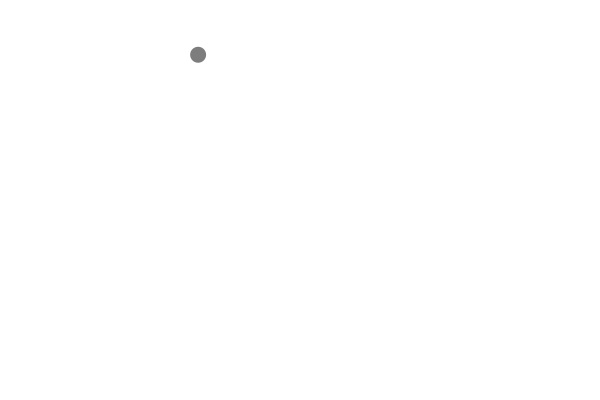
Frame 1 (no input)
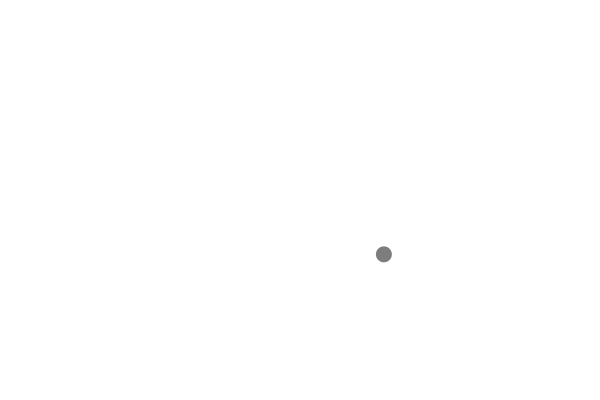
Frame 60 (the mouse pressed at the canvas centre just before this capture)
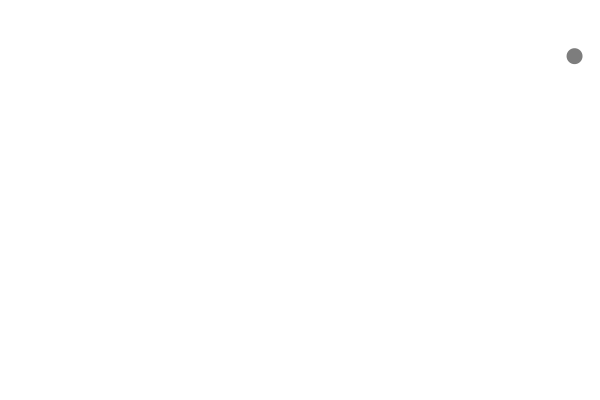
Frame 120 (the mouse held since frame 60 and released just before this capture)

The Processing sketch that drew these frames (run headless with seeded random() and noise(); from frame 60 on, the mouse is pressed at the canvas centre):

// Processing sketch: MoveMover
// ── MoveMover.pde

Mover m;

void setup() {
  size(600, 400);
  m = new Mover();
}

void draw() {
   background(255);
   m.update();
   m.checkEdges();
   m.display();
}

// ── Mover.pde

class Mover {
  PVector velocity;
  PVector location;
  PVector acceleration;
  float topspeed;

  public Mover() {
    topspeed = 5;
    velocity = new PVector(0, 0);
    location = new PVector(random(width/2), random(height/2));
    acceleration = new PVector(-0.001, 0.01);
  }

  public float getLocX() {
    return location.x;
  }

  public float getLocY() {
    return location.y;
  }
  public float getVelX() {
    return velocity.x;
  }
  public float getVelY() {
    return velocity.y;
  }
  public void setVelX(float x) {
    velocity.x = x;
  }
  public void setVelY(float y) {
    velocity.y = y;
  }
  public void update() {
    acceleration = PVector.random2D();
    acceleration.mult(50);
    velocity.add(acceleration);
    velocity.limit(topspeed);
    location.add(velocity);
  }
  public void checkEdges() {
    if (location.x > width) {
      location.x = 0;
    } else if (location.x < 0) {
      location.x = width;
    }
    if (location.y > height) {
      location.y = 0;
    } else if (location.y < 0) {
      location.y = height;
    }
  }

  public void display() {
    noStroke();
    fill(125);
    ellipse(location.x, location.y, 16, 16);
  }
}

// ── PVector.pde

static class PVector {
  float x;
  float y;

  public PVector(float x_, float y_) {
    x = x_;
    y = y_;
  }
  public static PVector random2D() {
    PVector naccel = new PVector((float)Math.random(), (float)Math.random());
    naccel.normalize();
    return naccel;
  }
  
  public void add(PVector v) {
    x += v.x;
    y += v.y;
  }

  public void sub(PVector v) {
    x -= v.x;
    y -= v.y;
  }

  public void mult(float n) {
    x *= n;
    y *= n;
  }

  public void div(float n) {
    x /= n;
    y /= n;
  }
  public void normalize() {
    float m = mag();
    div(m);
  }
  public float mag() {
    return sqrt(x*x + y*y);
  }
  public void limit(float max) {
    if (this.mag() > max) {
      normalize();
      mult(max);
    }
  }
}
